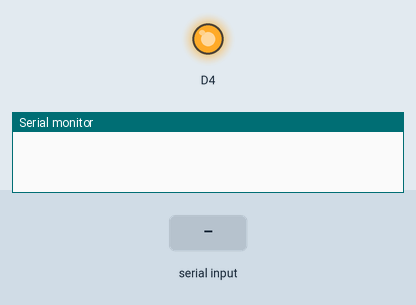
Simulated run of this sketch. Board: ESP8266 (NodeMCU). Shown: output pins drawn as LEDs (lit = HIGH), the last lines printed to the serial monitor. The inputs (shaded band) are chosen by the test bench.

Above: at 1.2 s.
1.3 s: "N" received over Serial
At 2.5 s:
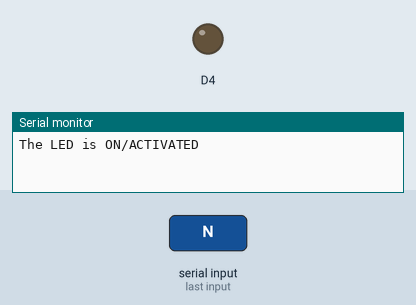
2.8 s: "E" received over Serial
At 3.7 s:
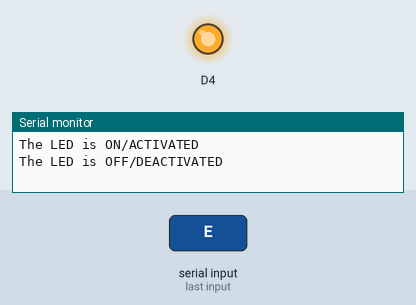
Timing chart, 0 to 5.8 s (numbered marks = the images above; inputs shaded):
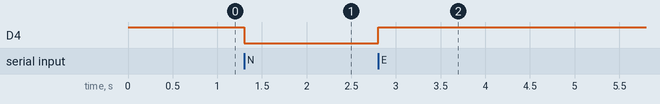

The sketch:

LAB_01.ino
```cpp
//The code is to activate the builtin LED by pressing the character N
//The code is to deactivate the builtin LED by pressing the character E

void setup()
{
pinMode(D4, OUTPUT);
digitalWrite(D4, HIGH);

Serial.begin(230400);
}

void loop()
{
  if (Serial.available() > 0)
  {
  int letter = Serial.read();
  if (letter == 'N')
  {
    Serial.println("The LED is ON/ACTIVATED");
    digitalWrite(D4, LOW);
  }
  else if (letter == 'E')
  {
    Serial.println("The LED is OFF/DEACTIVATED");
    digitalWrite(D4,HIGH);
  }
  }
}
```

Measured:
- after the input at 1.3 s, D4: HIGH → LOW at once
- after the input at 2.8 s, D4: LOW → HIGH at once
